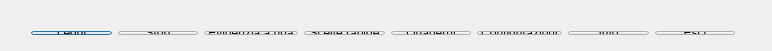
<?xml version="1.0" encoding="UTF-8"?>
<ui version="4.0">
 <class>MainDialog</class>
 <widget class="QDialog" name="MainDialog">
  <property name="windowModality">
   <enum>Qt::ApplicationModal</enum>
  </property>
  <property name="geometry">
   <rect>
    <x>0</x>
    <y>0</y>
    <width>772</width>
    <height>51</height>
   </rect>
  </property>
  <property name="windowTitle">
   <string>FacilitOffice</string>
  </property>
  <widget class="QWidget" name="layoutWidget">
   <property name="geometry">
    <rect>
     <x>20</x>
     <y>20</y>
     <width>726</width>
     <height>26</height>
    </rect>
   </property>
   <layout class="QHBoxLayout" name="horizontalLayout">
    <item>
     <widget class="QPushButton" name="leggiPushButton">
      <property name="text">
       <string>Leggi</string>
      </property>
     </widget>
    </item>
    <item>
     <widget class="QPushButton" name="stopPushButton">
      <property name="text">
       <string>Stop</string>
      </property>
     </widget>
    </item>
    <item>
     <widget class="QPushButton" name="evidenzaPushButton">
      <property name="text">
       <string>Evidenzia a riga</string>
      </property>
     </widget>
    </item>
    <item>
     <widget class="QPushButton" name="sceltePushButton">
      <property name="text">
       <string>Scelte rapide</string>
      </property>
     </widget>
    </item>
    <item>
     <widget class="QPushButton" name="quaderniPushButton">
      <property name="text">
       <string>Quaderni</string>
      </property>
     </widget>
    </item>
    <item>
     <widget class="QPushButton" name="configurazioniPushButton">
      <property name="text">
       <string>Configurazioni</string>
      </property>
     </widget>
    </item>
    <item>
     <widget class="QPushButton" name="infoPushButton">
      <property name="text">
       <string>Info</string>
      </property>
     </widget>
    </item>
    <item>
     <widget class="QPushButton" name="esciPushButton">
      <property name="text">
       <string>Esci</string>
      </property>
     </widget>
    </item>
   </layout>
  </widget>
 </widget>
 <layoutdefault spacing="6" margin="11"/>
 <resources/>
 <connections/>
</ui>
